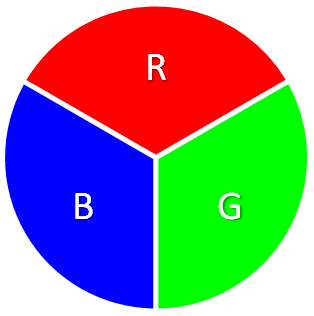
#> input picture moj rv v 2/rgb.png, 314 x 316 px
$ python 1_example1.py
#> lines starting #> are read from the running program, lines starting #| are printed output that depends on the picture
#!/usr/bin/env python3
# -*- coding: utf-8 -*-
"""
Created on Mon Mar 25 12:26:03 2024

@author: zorin
"""

import cv2
import numpy as np
from scipy import ndimage

kernel_3x3 = np.array([[-1, -1, -1],
					   [-1, 8, -1],
					   [-1, -1, -1]])
kernel_5x5 = np.array([[-1, -1, -1, -1, -1],
					  [-1, 1, 2, 1, -1],
					  [-1, 2, 4, 2, -1],
					  [-1, 1, 2, 1, -1],
					  [-1, -1, -1, -1, -1]]
					  )

img = cv2.imread("./rgb.png", 0)
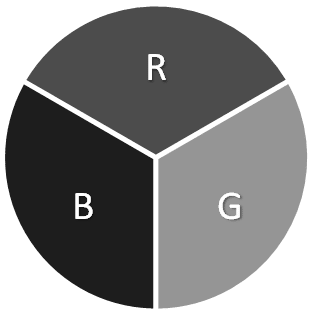
#> img: shape (316, 314); min 21, max 255, mean 137.3
k3 = ndimage.convolve(img, kernel_3x3)
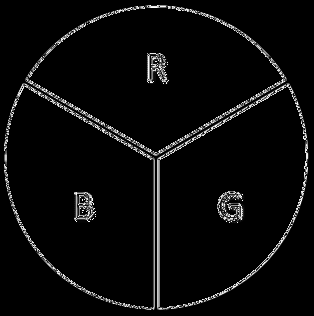
#> k3: shape (316, 314); min 0, max 255, mean 10.2
cv2.imshow("3x3", k3)
k5 = ndimage.convolve(img, kernel_5x5)
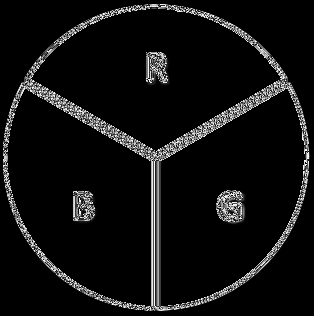
#> k5: shape (316, 314); min 0, max 255, mean 16.5
cv2.imshow("5x5", k5)
blurred = cv2.GaussianBlur(img, (11,11), 0)
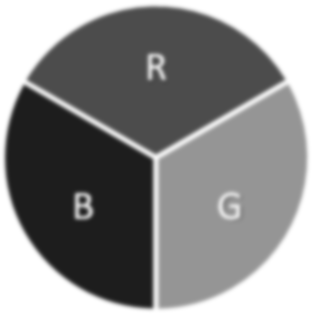
#> blurred: shape (316, 314); min 29, max 255, mean 137.3
cv2.imshow("gaussian blur", blurred)
g_hpf = img - blurred
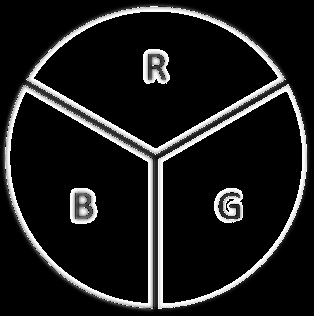
#> g_hpf: shape (316, 314); min 0, max 255, mean 28.1
cv2.imshow("g_hpf", g_hpf)


cv2.waitKey()
cv2.destroyAllWindows()
